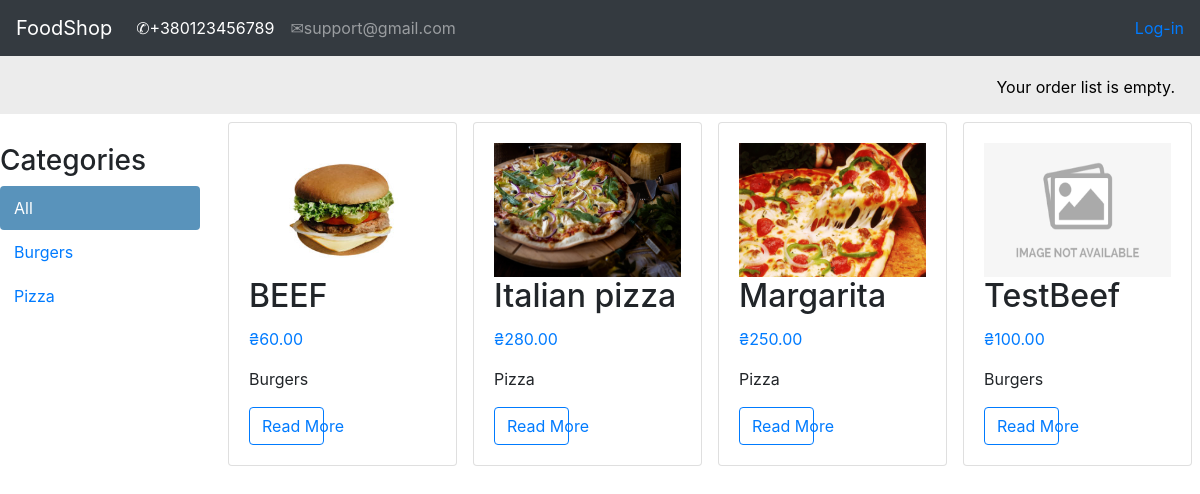
The page / on the database its author committed.
### shop/models.py (models this page shows, shortened)
class Category(models.Model):
    name = models.CharField(max_length=150, db_index=True)
    slug = models.SlugField(max_length=150, db_index=True, unique=True)
    class Meta:
        ordering = ('name',)
        default_related_name = "category"
    def __str__(self):
        return self.name

class Product(models.Model):
    category = models.ForeignKey(Category, on_delete=models.CASCADE)
    name = models.CharField(max_length=150, db_index=True)
    slug = models.SlugField(max_length=150, db_index=True)
    image = models.ImageField(upload_to='image_products/%Y/%d/%m', default='image_products/no_img.png')
    description = models.TextField(blank=True)
    price = models.DecimalField(max_digits=10, decimal_places=2)
    available = models.BooleanField(default=True)
    created = models.DateTimeField(auto_now_add=True)
    updated = models.DateTimeField(auto_now=True)
    objects = ProductManager()
    class Meta:
        ordering = ('name',)
        index_together = (('id', 'slug'),)
        default_related_name = "products"
    def get_absolute_url(self):
        return reverse('product_detail',
                       args=[self.id, self.slug])

### shop/views.py (the view)
# urls.py: path('', views.product_list, name='product_list'),
def product_list(request, category_slug=None):
    category = None
    categories = Category.objects.all()
    products = Product.objects.available()
    if category_slug:
        category = Category.objects.get(slug=category_slug)
        products = products.filter(category=category)
    return render(request, 'shop/index.html',
                  {'product_list': products,
                   'category': category,
                   'categories': categories})

### orderlist/context_processors.py (called while the page is built)
def orderlist(request):
    return {'orderlist': OrderList(request)}

### orderlist/orderlist.py (called while the page is built)
    def __len__(self):
        return sum(item['count'] for item in self.orderlist.values())

### shop/models.py (called while the page is built)
    def available(self):
        return self.filter(available=True)

    def get_query_set(self):
        return ProductQuerySet(self.model)

    def available(self):
        return self.get_query_set().available()

### templates/shop/index.html (shortened to what this page needs)
{% extends 'shop/base.html' %}
{% block context %}
<body>
<div id="sidebar">
        <h3>Categories</h3>
        <ul>
            <li {% if not category %} class="selected"{% endif %}>
                <a href="{% url 'product_list' %}">All</a>
            </li>
            {% for c in categories %}
                <li {% if category.slug == c.slug %} class="selected"{% endif %}>
                    <a href="{% url 'product_list_by_category' c.slug%}">{{ c.name }}</a>
                </li>
            {% endfor %}
        </ul>
    </div>
<div class="row">
      {% for product in product_list %}
        <div class="post-item col-12 col-sm-6 col-md-6 col-lg-3 p-2">
          <div class="card h-100">
            <div class="card-body card-flex">
              <img src="{{ product.image.url }}" style="width:100%; height:100%">
              <h2 class="card-title">{{ product.name }}</h2>
              <p class="text-primary">₴{{ product.price}}</p>
              <p  class="card-text">{{product.category|safe | truncatewords:10 }}</p>
              <a href="{{ product.get_absolute_url }}" style="width:40%" class="btn btn-outline-primary">Read More</a>
              </div>
          </div>
        </div>
      {% endfor %}
    </div>
</body>
</html>
{% endblock context %}

### templates/shop/base.html (style rules this page uses)
html { overflow-x: hidden; }

### templates/shop/index.html (style rules this page uses)
#sidebar { width:220px; padding:30px 20px 0 0; float:left; }
#sidebar ul { margin:0; padding:0; }
#sidebar ul li { margin:0; list-style:none; padding:10px 14px; }
#sidebar ul li a { display:block; }
#sidebar ul li.selected { background:#5993bb; border-radius:4px; }
#sidebar ul li.selected a { color:#fff; }
.card-flex { display:flex; flex-direction:column; justify-content:space-between; }

### rows shown on the page
Category: name "Burgers"
Category: name "Pizza"
Product: image (picture), name "BEEF", price "60.00", category "Burgers"
Product: image (picture), name "Italian pizza", price "280.00", category "Pizza"
Product: image (picture), name "Margarita", price "250.00", category "Pizza"
Product: image (placeholder picture), name "TestBeef", price "100.00", category "Burgers"
